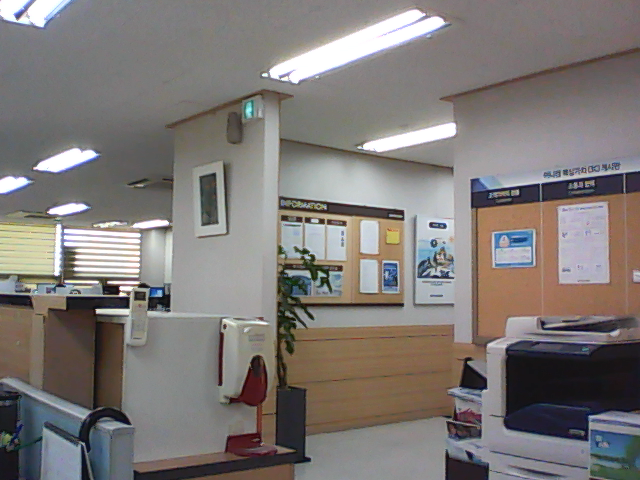
#> input picture VisualCognitive2/optical-flow0.png, 640 x 480 px
$ python 28.optical_flow_0.py
#> lines starting #> are read from the running program, lines starting #| are printed output that depends on the picture; after the words box and inside, x2 and y2 are one past the last pixel; in counts of white or black regions, pixels touching at a corner belong together; long printed decimals are rounded
# https://leechamin.tistory.com/339
# https://www.ccoderun.ca/programming/doxygen/opencv/tutorial_js_lucas_kanade.html
# - optical flow는 물체나 카메라의 움짐임에 의해 발생하는
# - 연속된 프레임간의 차이에 의해 발생하는 물체의 이동패턴을 감지한다.
# - 가정: 픽셀의 채도는 연속된 프레임 사이에 일정하고, 인접 픽셀은 유사한 움직임을 갖는다.
# - 적용분야: 움직임에 따른 구조 분석, 비디오 압축, 비디오 화질 개선
# 1. cv2.goodFeaturesToTrack 함수를 이용하여 grayScale로 추적하기 좋은 코너를 찾는다.
# 2. cv2.calcOpticalFlowPyrLK(prev, curr, corners, ....)이용하여 tracking을 한다.

import cv2 as cv

img0 = cv.imread('optical-flow0.png')
#> img0 is the input picture: shape (480, 640, 3); mean B, G, R 118.7, 121.2, 126.3
img1 = cv.imread('optical-flow1.png')
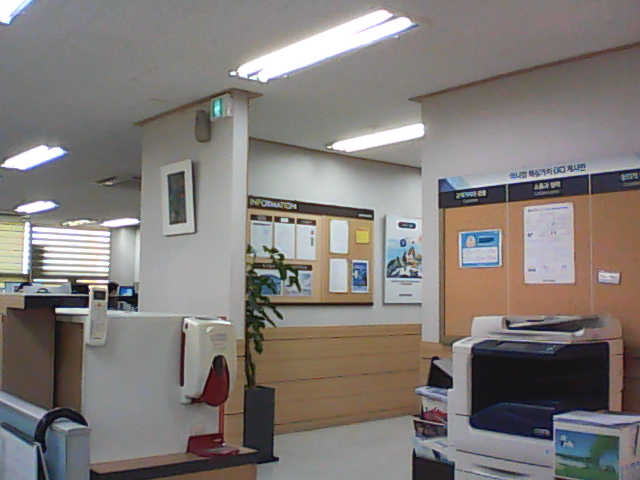
#> input picture VisualCognitive2/optical-flow1.png, 640 x 480 px
#> img1 is the input picture: shape (480, 640, 3); mean B, G, R 120.7, 123.8, 129.4

img0_gray = cv.cvtColor(img0, cv.COLOR_BGR2GRAY)
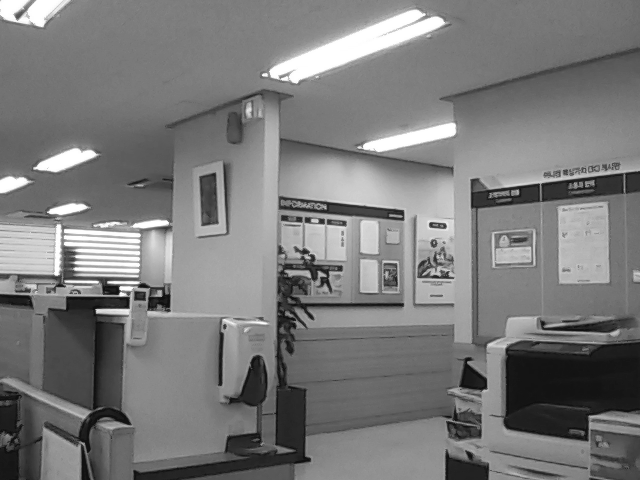
#> img0_gray: shape (480, 640); min 14, max 255, mean 122.4
img1_gray = cv.cvtColor(img1, cv.COLOR_BGR2GRAY)
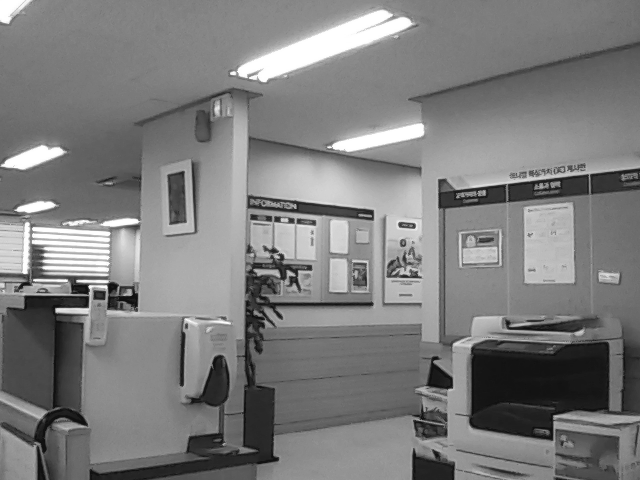
#> img1_gray: shape (480, 640); min 14, max 255, mean 125.1

# params for goodFeaturesToTrack
feature_params = dict( maxCorners = 100,
                       qualityLevel = 0.3,
                       minDistance = 7,
                       blockSize = 7 )

# select points that are easy to track using optical flow : Shi-Tomasi corner detection
# - 사각형, 다이어몬드, X, + 형태의 커널을 이용하여 팽창, 침식을 통해 차영상으로 코너를 검출
# - 컴퓨터 비전에서 코너는 에지의 방향이 급격하게 변하는 부분을 일컫음
# corners = cv2.goodFeaturesToTrack(img, maxCorners, qualityLevel, minDistance, blockSize, ...)
# - maxCorners: 찾을 코너의 최대개수, - qualityLevel: 코너 판정을 위한 최소값
# - minDistance: 코너 간 최소 유클리디안 거리, - blockSize: 지역 특징점을 찾기위한 윈도우 사이즈
pts0 = cv.goodFeaturesToTrack(img0_gray, **feature_params)
#> pts0 = 46 rows, first 8: [121, 289], [95, 311], [127, 297], [64, 230], [128, 306], [430, 224], [402, 217], [444, 226]
print('pts0 :', pts0.shape, pts0.dtype)
#| pts0 : (46, 1, 2) float32

# Parameters for lucas kanade optical flow
# winSize : kernel size
# maxLevel : maximum pyramid levels
# criteria : when to terminate the tracking algorithm
lk_params = dict( winSize  = (15,15),
                  maxLevel = 5,
                  criteria = (cv.TERM_CRITERIA_EPS | cv.TERM_CRITERIA_COUNT, 10, 0.03))

# cv2.CalcOpticalFlowPyrLK(prev, curr, prevPts, currPts, winSize, maxLevel, criteria, flags)
# - calculate optical flow with prev image and curr image using Lucas-Kanade method
# -- pts1 : new points found in curr
# -- status : 광학흐름의 발생 유무. False이며, prev 코너를 curr에서 발견하지 못한 것.
# -- error : track error. 계산된 값이 주변 움직임에 비해서 값이 너무 튀는 경우 제거하는 용도로 사용
# - prev, curr: 현재와 이전의 흑백영상
# - prevPts, currPts: prev, curr의 corners
# - winSize: 코너를 탐색할 커널 윈도우의 size
# - maxLevel: 0-based maximal pyramid level number; if set to 0, pyramids are not used (single level)
# - criteria: 탐색 종료 기준. 반복 탐색 최대값, 탐색 윈도우의 이동위치의 최소값 등
pts1, status, error = cv.calcOpticalFlowPyrLK(img0_gray, img1_gray, pts0, None, **lk_params)
#> pts1 = 46 rows, first 8: [90.18, 287.8], [54.55, 310.2], [93.86, 296.1], [32.38, 228], [87.28, 305.3], [399.3, 223.9], [371.6, 216.7], [413.1, 225.8]; status = 46 values, max 1 at index 0, min 0 at index 10, mean 0.957; error = 46 values, max 74.72 at index 2, min 0 at index 10, mean 12.02

print('pts1 :', pts1.shape, pts1.dtype)       # prev에서 찾은 코너 pts0의 curr에서의 위치
#| pts1 : (46, 1, 2) float32
print('status :', status.shape, status.dtype) # 광학흐름의 발생 유무
#| status : (46, 1) uint8
print('error :', error.shape, error.dtype)
#| error : (46, 1) float32

# Select only success points
pts0_success = pts0[status==1]
#> pts0_success = 44 pairs, first value 48 to 624, second value 73 to 418
pts1_success = pts1[status==1]
#> pts1_success = 44 pairs, first value 15.8 to 589.3, second value 71.49 to 417.4

print('p0_success :', pts0_success.shape, pts0_success.dtype)
#| p0_success : (44, 2) float32
print('p1_success :', pts1_success.shape, pts1_success.dtype)
#| p1_success : (44, 2) float32

for p in pts0_success:
    cv.circle(img0, tuple(p), 3, (0,0,255))
#> this loop made 44 passes
#> p on passes 1 to 12: [121, 289], [95, 311], [127, 297], [64, 230], [128, 306], [430, 224], [402, 217], [444, 226], [325, 221], [539, 186], [57, 273], [159, 293]
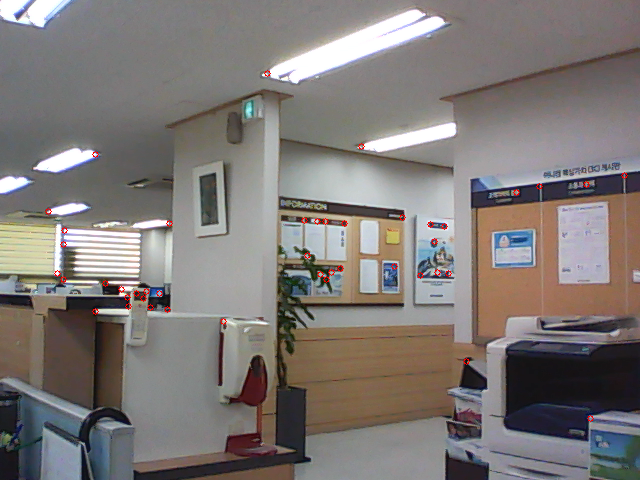
#> img0: shape (480, 640, 3); 0.23% of pixels changed, all inside (x1, y1, x2, y2) = (45, 70, 628, 422)

for p in pts1_success:
    cv.circle(img1, tuple(p), 3, (0,255,0))
#> this loop made 44 passes
#> p on passes 1 to 12: [90.18, 287.8], [54.55, 310.2], [93.86, 296.1], [32.38, 228], [87.28, 305.3], [399.3, 223.9], [371.6, 216.7], [413.1, 225.8], [294.7, 220.4], [505.3, 186.7], [25.3, 271.5], [128.7, 292.1]
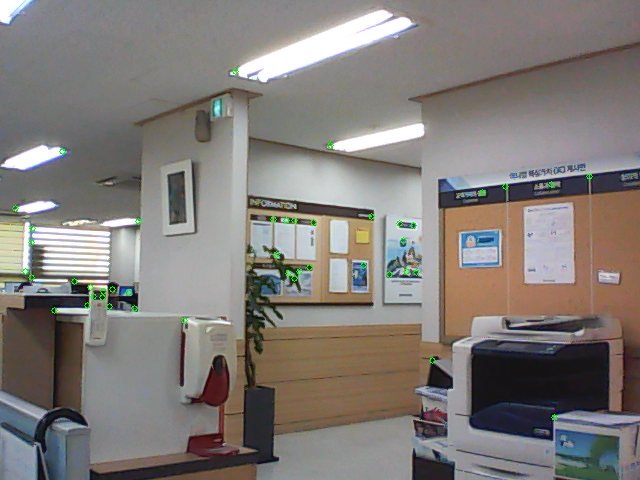
#> img1: shape (480, 640, 3); 0.23% of pixels changed, all inside (x1, y1, x2, y2) = (12, 68, 593, 421)

cv.imshow('img0', img0)
cv.imshow('img1', img1)
cv.waitKey()

# [Quiz] 실패한 코너를 파란색으로 img0, img1에 각각 그려보고, 실패한 이유를 확인해보자.
# Select only fail points
pts0_fail = pts0[status!=1]
#> pts0_fail = [[17, 19], [36, 167]]
pts1_fail = pts1[status!=1]
#> pts1_fail = [[-22.58, 11.19], [-32.34, 167.9]]

print('p0_fail :', pts0_fail.shape, pts0_fail.dtype)
#| p0_fail : (2, 2) float32
print('p1_fail :', pts1_fail.shape, pts1_fail.dtype)
#| p1_fail : (2, 2) float32
print(pts0_fail[0], pts0_fail[1])
#| [17. 19.] [ 36. 167.]
print(pts1_fail[0], pts1_fail[1])
#| [-22.578  11.192] [-32.337 167.891]

for p in pts0_fail:
    cv.circle(img0, tuple(p), 5, (255,0,0), 3)
#> this loop made 2 passes
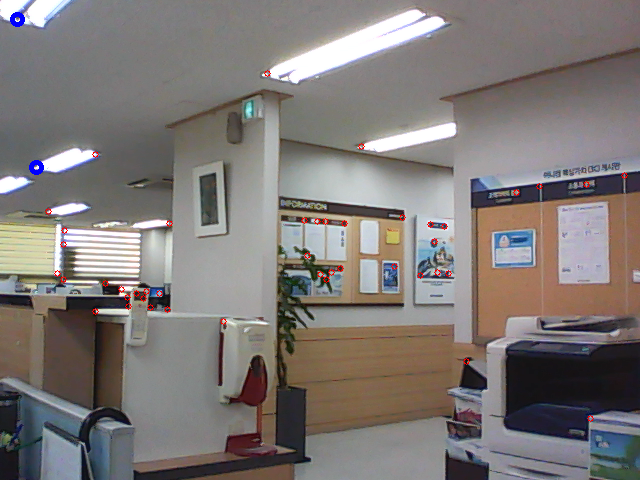
#> img0: shape (480, 640, 3); 0.1% of pixels changed, all inside (x1, y1, x2, y2) = (10, 12, 44, 175)

for p in pts1_fail:
    cv.circle(img1, tuple(p), 5, (255,0,0), 3)
#> this loop made 2 passes

cv.imshow('img0', img0)
cv.imshow('img1', img1)
cv.waitKey()
